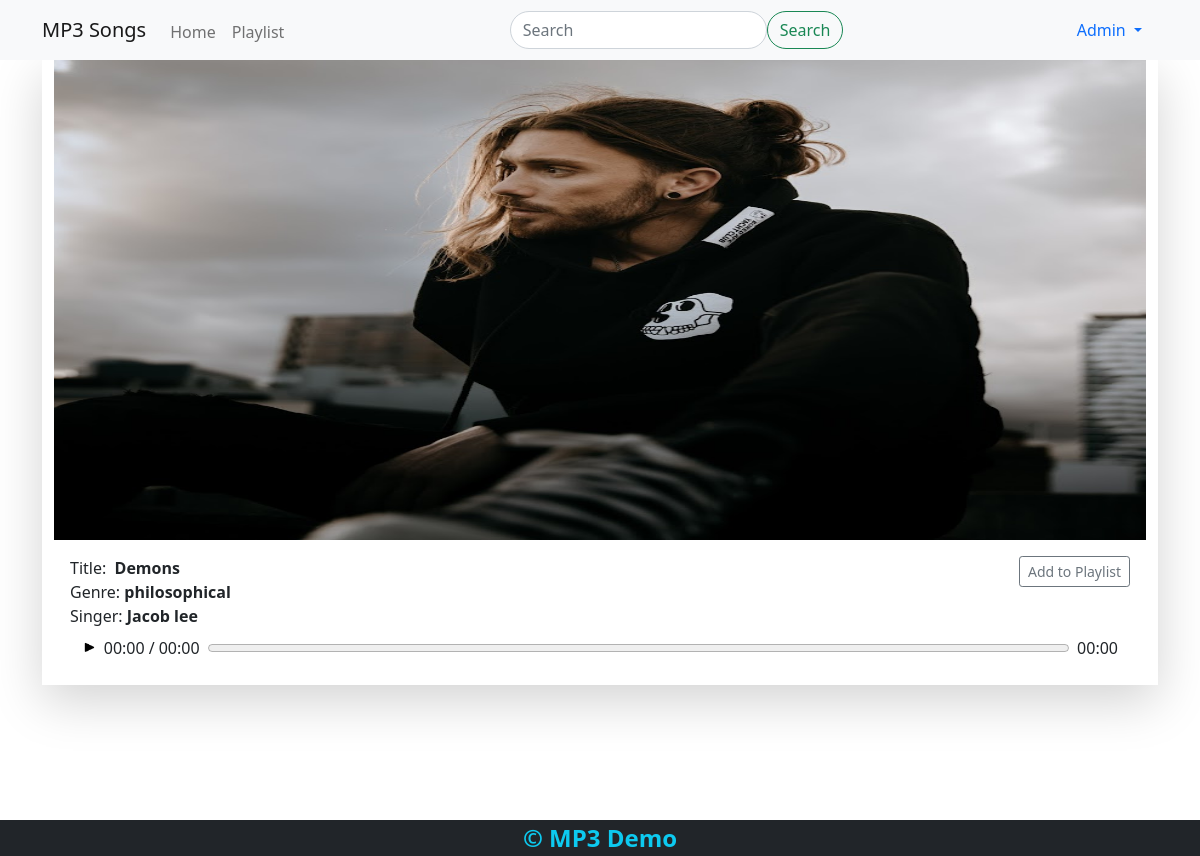
The page /music/detail/4/ (signed in) on the database its author committed.
### accounts/models.py (models this page shows, shortened)
class User(AbstractBaseUser, PermissionsMixin):
    username_validator = UnicodeUsernameValidator()
    username = models.CharField(
        verbose_name="Username",
        max_length=80, validators=[username_validator, ],
        help_text="Required. 25 charecters or fewer. letters, digits and @/./+/-/_ only"
    )
    email = models.EmailField(
        verbose_name="Email", unique=True,
        error_messages={'unique': "Email already exists."})
    is_active = models.BooleanField(default=True)
    is_admin = models.BooleanField(default=False)
    created_at = models.DateTimeField(auto_now_add=True)
    updated_at = models.DateTimeField(auto_now=True)
    USERNAME_FIELD = 'email'
    REQUIRED_FIELDS = ['username', ]
    objects = UserManager()

### music/models.py (models this page shows, shortened)
class Music(models.Model):
    title = models.CharField(max_length=255)
    singer = models.CharField(max_length=255)
    image = models.ImageField(upload_to=upload_image_to, default=None)
    audio = models.FileField(
        upload_to=upload_audio_to, blank=False, null=False)
    genre = models.ForeignKey(
        Genre, on_delete=models.CASCADE, related_name='playlist')
    active = models.BooleanField(default=True)
    created_at = models.DateTimeField(auto_now_add=True)
    updated_at = models.DateTimeField(auto_now=True)

class Genre(models.Model):
    name = models.CharField(max_length=255)
    description = models.TextField(null=True, blank=True)
    def __str__(self) -> str:
        return self.name

### music/views.py (the view)
class MusicDetailView(DetailView):
    model = Music
    context_object_name = 'music'
    template_name = 'music/detail.html'

### music/templatetags/custom_tags.py (called while the page is built)
@register.simple_tag
def is_in_playlist(request, id):
    music = Music.objects.get(id=id)
    playlist = Playlist.objects.filter(user=request.user).first()
    if playlist.musics.filter(id=music.id).exists():
        return True
    else:
        return False

### templates/music/detail.html (shortened to what this page needs)
{% extends 'includes/base.html' %}
{% load static %}
{% load custom_tags %}
{% block content %}
<div class="container shadow-lg">
  <div class="music-img-wrapper">
    <img src="{{music.image.url}}" alt="{{music.title}}" height="100%"
         width="100%" />
  </div>
  <div class="card-body">
    <div>
      Title:
      <span class="music-title fw-bold">&nbsp;{{music.title|capfirst}}</span>
      {% if request.user.is_authenticated %}
      <form action="{% url 'playlist' %}" method="post" class="float-end">
        {% is_in_playlist request music.id as in_playlist %}
        <input type="submit"
               value="{% if in_playlist %}Remove from Playlist{% else %}Add to Playlist{% endif %}"
               class="btn btn-sm btn-outline-secondary" />
      </form>
      {% endif %}
    </div>
    <div>Genre:<span class="fw-bold"> {{music.genre}}</span></div>
    <div>Singer:<span class="fw-bold"> {{music.singer}}</span></div>
    <div class="music-body ">
      <div class="audio-control w-100 d-inline-flex" id="{{music.id}}">
        <div id="{{ music.id }}" class="playbtn mt-1 mx-1"
             onclick="togglePlay(this)"></div>
        <span id="start_time" class="mx-1">00:00</span>/
        <span id="end_time" class="mx-1">00:00</span>
        <progress id="progressbar{{music.id}}" class="progressbar m-1" value="0"
                  max="1"></progress>
        <span id="rem_time" class="mx-1">00:00</span>
      </div>
    </div>
  </div>
</div>
{% endblock  %}

### templates/includes/navigation.html (shortened to what this page needs)
<nav class="navbar navbar-expand-md navbar-light bg-light">
  <div class="container">
    <a class="navbar-brand" href="{% url 'homepage' %}">MP3 Songs</a>
    <div class="collapse navbar-collapse" id="navbarSupportedContent">
      <ul class="navbar-nav me-auto mb-2 mb-lg-0">
        <li class="nav-item pt-1">
          <a class="nav-link {% if request.resolver_match.url_name == 'homepage' %} active {% endif %}"
             aria-current="page" href="{% url 'homepage' %}">Home</a>
        </li>
        {% if request.user.is_authenticated %}
        <li class="nav-item pt-1">
          <a class="nav-link" href="{% url 'playlist' %}">Playlist</a>
        </li>
        {% endif %}
      </ul>
      <form class="d-flex w-auto me-auto" method="GET"
            action="{% url 'search' %}">
        <input class="form-control w-100 rounded-pill" type="search"
               placeholder="Search" name="query" aria-label="Search" />
        <button class="btn btn-outline-success rounded-pill"
                type="submit">Search</button>
      </form>
      <div class="nav-item dropdown">
        <a class="nav-link dropdown-toggle" href="#" id="navbarDropdown"
           role="button" data-bs-toggle="dropdown" aria-expanded="false">
          {% if request.user.is_authenticated %}
          {{request.user.username|capfirst}}
          {% else %}
          Account
          {% endif %}
        </a>
      </div>
    </div>
  </div>
</nav>

### static/custom/styles.css (style rules this page uses)
a { text-decoration: none !important; }
html, body { height: 100%; }

### rows shown on the page
User: user.username "Admin"
Music: image (picture), title "Demons", genre "philosophical", singer "Jacob lee"
